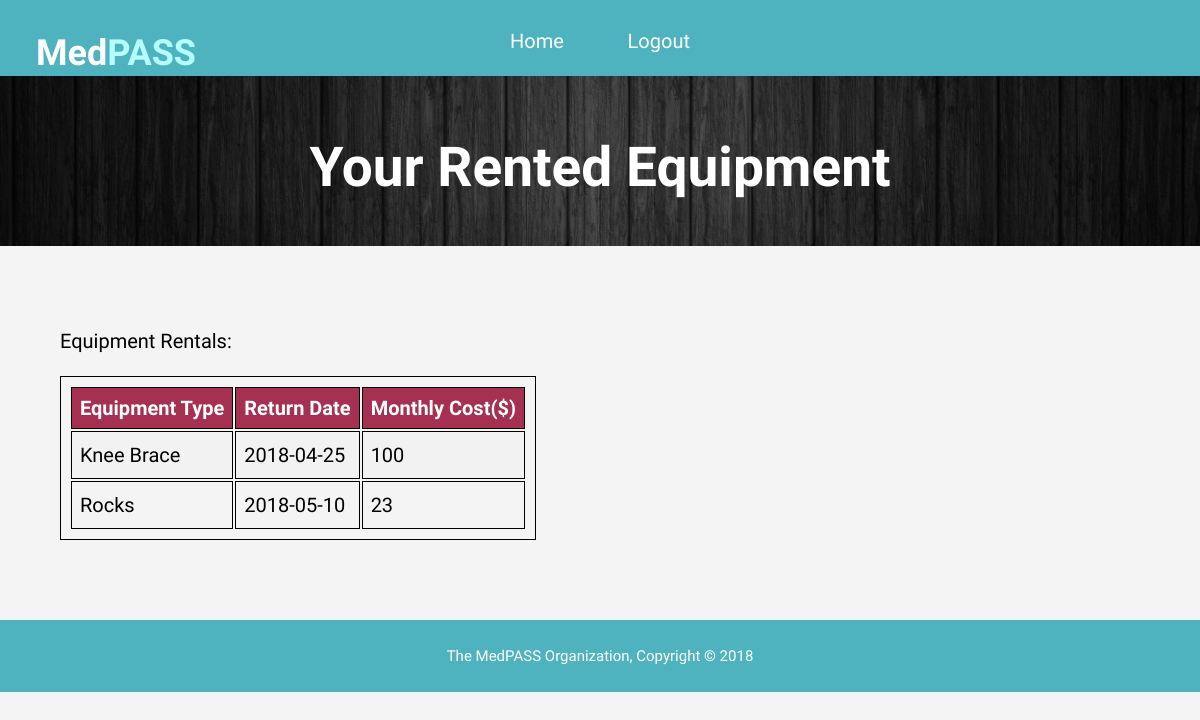
Screenshot of /MedPASS_PatientEquip.php (signed in) with the database file from the repository.
### tables this page shows
CREATE TABLE IF NOT EXISTS `rents` (
  `PID` int(255) UNSIGNED NOT NULL,
  `Equip_ID` int(255) UNSIGNED NOT NULL,
  `Prac_ID` int(255) UNSIGNED NOT NULL,
  `Start_Date` date NOT NULL,
  `Return_Date` date NOT NULL,
  PRIMARY KEY (`PID`,`Equip_ID`,`Prac_ID`),
  KEY `Equip_ID` (`Equip_ID`),
  KEY `Prac_ID` (`Prac_ID`)
);

CREATE TABLE IF NOT EXISTS `assistance_equipment` (
  `Equip_ID` int(255) UNSIGNED NOT NULL,
  `Equipment_Type` varchar(255) NOT NULL,
  `Num_In_Stock` int(100) UNSIGNED NOT NULL,
  `Cost_Per_Month` int(50) UNSIGNED NOT NULL,
  PRIMARY KEY (`Equip_ID`)
);

### config.php (called while the page is built, shortened)
<?php
function db_connect() {
    $servername = "localhost";
    $username = "root";
    $password = "";
    $dbname = "medpass";
    if(!isset($link)) {
        $link = mysqli_connect($servername, $username, $password, $dbname);
    }
    return $link;
}
?>

### db_functions.php (called while the page is built, shortened)
<?php
include 'config.php';
function db_select($query) {
    $rows = array();
    $result = db_query($query);
    while ($row = mysqli_fetch_assoc($result)) {
        $rows[] = $row;
    }
    return $rows;
}
function db_query($query) {
    $connection = db_connect();
    $result = mysqli_query($connection,$query);
    return $result;
}

### MedPASS_PatientEquip.php (the view, shortened to what this page needs)
<?php
include 'db_functions.php';
?>
<!DOCTYPE html>
<html>
<head>
  <link rel="stylesheet" href="HomeFormat.css">
</head>
<body>
  <div class="wrapper">
    <header>
      <nav>
        <div class="logo">
          <h2>Med<span class="highlight">PASS</span></h2>
        </div>
        <div class="menu">
          <ul>
            <li><a href="MedPASS_PatientHome.php">Home</a></li>
			<li><a href="logout.php">Logout</a></li>
          </ul>
        </div>
      </nav>
    </header>
    <section id="showcase">
      <div class="patientSubPage">
        <h1>Your Rented Equipment</h1>
      </div>
    </section>
  </div>
  <section id"content">
    <div class="container contentSubPage">
      <p>
	  Equipment Rentals: <br>
	  <?php
      $rows = db_select("SELECT E.Equipment_Type, R.Return_Date, E.Cost_Per_Month
                FROM patient as p, assistance_equipment as E, rents as R
                    WHERE R.PID=p.Patient_ID AND R.Equip_ID=E.Equip_ID
                    ORDER BY R.Return_Date AND p.Patient_ID='".$_SESSION['id']."'");
echo "<table class=\"table\">
      <thead{vertical-align: left}>
        <tr>
            <th>Equipment Type</th>
            <th>Return Date</th>
            <th>Monthly Cost($) </th>
        </tr>
      </thead>";
foreach($rows as $value) {
    echo "<tr>";
    echo "<td>".$value['Equipment_Type']."</td>";
    echo "<td>".$value['Return_Date']."</td>";
    echo "<td>".$value['Cost_Per_Month']."</td>";
    echo "</tr>";
}
echo "</table>";
?>
      </p>
    </div>
  </section>
  <footer>
    <p>The MedPASS Organization, Copyright &copy; 2018</p>
  </footer>
</body>
</html>

### HomeFormat.css (style rules this page uses)
html, body { font: 15px/1.5 Amiko, Arial, sans-serif; margin-top: -25px; margin-right: 0; margin-left: 0; margin-bottom: -5px; width: 100%; background-color: #f4f4f4; }
body { font-family: Amiko; width: 100%; text-align: center }
header { position: fixed; width: 100%; min-height: 80px; background-size: cover; background-color:#4fb3bf; }
.contentSubPage { width: 90%; margin:4em auto; font-size: 20px; line-height: 30px; text-align: justify; padding-top: 0; }
.logo { position: fixed; float: left; margin-top: 0; margin-left: 36px; color: #fff; font-weight: bold; font-size: 24px; }
nav { position: fixed; width: 100%; }
nav ul { list-style: none; background: rgba(0, 0, 0, 0); overflow: hidden; color: #fff; padding: 0px; text-align: center; margin: 0px; transition: 1s; }
nav ul li { display: inline-block; padding: 30px; }
nav ul li a { text-decoration: none; color: #fff; font-size: 20px; }
header .highlight, header .current a { color: #b4ffff; font-weight: bold; }
a, a:visited, a:hover, a:active { color: inherit; }
#showcase { text-align: center; }
#showcase .patientSubPage { color: white; min-height: 250px; background: url("blackWallpaper.jpg") no-repeat; background-size: cover; }
#showcase .patientSubPage h1 { padding-top: 130px; font-size: 55px; margin-bottom: 10px; }
#showcase h1 { padding-top: 220px; font-size: 55px; margin-bottom: 10px; }
footer { color:#ffffff; background-color:#4fb3bf; text-align:center; min-height: 10px; padding: 10px; }
table, td, th, tr { border: 1px solid black; padding: 8px; }
tr:nth-child(even) { background-color: #f2f2f2; }
th { padding-top: 5px; padding-bottom: 5px; text-align: left; background-color: #a53051; color: white; }

### rows the page displays
rents: Equip_ID.Equipment_Type "Knee Brace", Return_Date "2018-04-25", Equip_ID.Cost_Per_Month "100"
rents: Equip_ID.Equipment_Type "Rocks", Return_Date "2018-05-10", Equip_ID.Cost_Per_Month "23"
